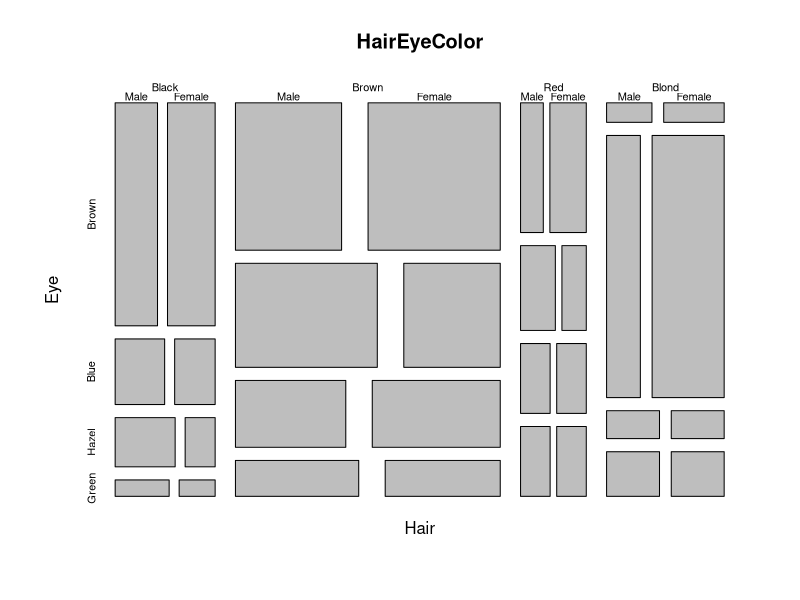

This figure's R source:

data(HairEyeColor)

# creates a mosaic plot of data, mosaic tiles are proportional to value 
mosaicplot(HairEyeColor)

# data shown in a table
margin.table(HairEyeColor,3)
margin.table(HairEyeColor,c(1,3))
